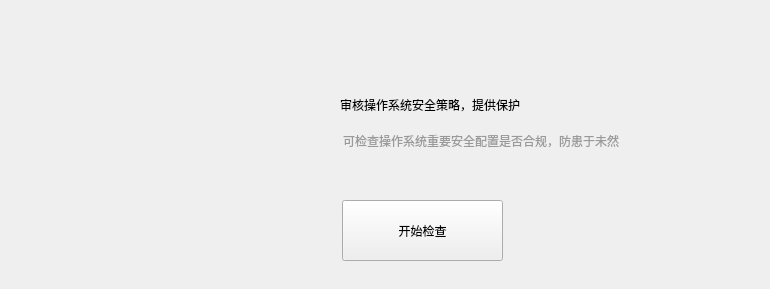
    <widget class="QWidget" name="page_5">
     <widget class="QLabel" name="label_18">
      <property name="geometry">
       <rect>
        <x>100</x>
        <y>80</y>
        <width>200</width>
        <height>200</height>
       </rect>
      </property>
      <property name="text">
       <string/>
      </property>
      <property name="pixmap">
       <pixmap resource="button.qrc">:/button/backup_seagate.png</pixmap>
      </property>
      <property name="scaledContents">
       <bool>true</bool>
      </property>
     </widget>
     <widget class="QLabel" name="label_19">
      <property name="geometry">
       <rect>
        <x>340</x>
        <y>84</y>
        <width>421</width>
        <height>41</height>
       </rect>
      </property>
      <property name="styleSheet">
       <string notr="true">color: rgb(0, 0, 0);
font: 18pt &quot;微软雅黑&quot;;</string>
      </property>
      <property name="text">
       <string>审核操作系统安全策略，提供保护</string>
      </property>
     </widget>
     <widget class="QLabel" name="label_20">
      <property name="geometry">
       <rect>
        <x>343</x>
        <y>130</y>
        <width>371</width>
        <height>21</height>
       </rect>
      </property>
      <property name="styleSheet">
       <string notr="true">color: rgb(154, 153, 153);
font: 10pt &quot;微软雅黑&quot;;</string>
      </property>
      <property name="text">
       <string>可检查操作系统重要安全配置是否合规，防患于未然</string>
      </property>
     </widget>
     <widget class="QPushButton" name="clshButton">
      <property name="geometry">
       <rect>
        <x>342</x>
        <y>200</y>
        <width>161</width>
        <height>61</height>
       </rect>
      </property>
      <property name="text">
       <string>开始检查</string>
      </property>
     </widget>
    </widget>
